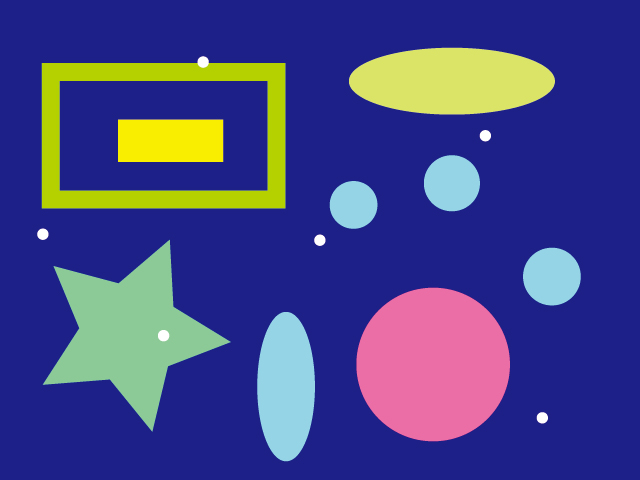
//> input picture imgProc/09/challenge_kadai/sample.jpg, 640 x 480 px
$ ./09_02_rectangle_k23023   (built with g++ and OpenCV 4)
//> lines starting //> are read from the running program, lines starting //| are printed output that depends on the picture; after the words box and inside, x2 and y2 are one past the last pixel; in counts of white or black regions, pixels touching at a corner belong together


#include <iostream>
#include <opencv2/opencv.hpp>

// ファイル
#define FILE_NAME "sample.jpg"
// ウィンドウ名
#define WINDOW_NAME_INPUT "input"

#define WINDOW_NAME_OUTPUT "output"

// 二値化しきい値
#define BIN_TH (100)

int main(int argc, const char *argv[])
{
    // 1. 画像の宣言 (入力画像，グレースケール画像，二値画像，一時的な画像，出力画像)
    cv::Mat src_img, gray_img, bin_img, tmp_img, dst_img;

    // 2. 輪郭の座標リストの宣言 (New!)
    std::vector<std::vector<cv::Point>> contours;

    // 3. 画像の入力 (カラーで入力)
    src_img = cv::imread(FILE_NAME);
//> src_img is the input picture: 480 rows x 640 cols, CV_8UC3; mean B, G, R 135.1, 70.7, 68.8
    if (src_img.empty())
    { // 入力失敗の場合
        fprintf(stderr, "File is not opened.\n");
        return (-1);
    }

    // 4. 入力画像を出力画像にコピー (New!)

    dst_img = src_img.clone();

    // 5. グレースケール化
    cv::cvtColor(src_img, gray_img, cv::COLOR_BGR2GRAY);
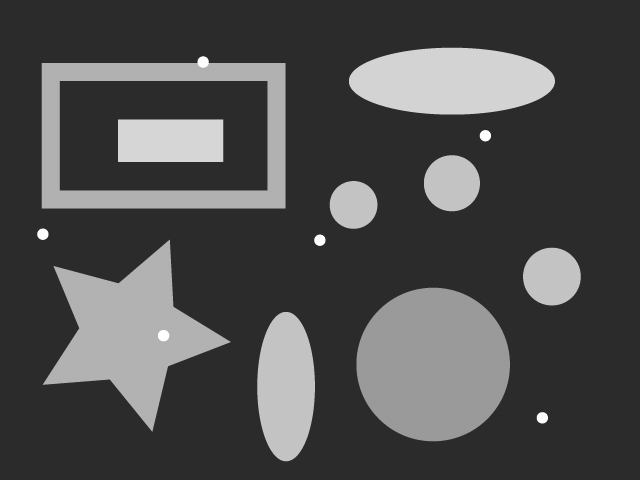
//> gray_img: 480 rows x 640 cols, CV_8UC1; min 41, max 255, mean 77.5

    // 6. 二値化 (固定しきい値で実装．しきい値: 100)

    cv::threshold(gray_img, bin_img, BIN_TH, 255, cv::THRESH_BINARY);
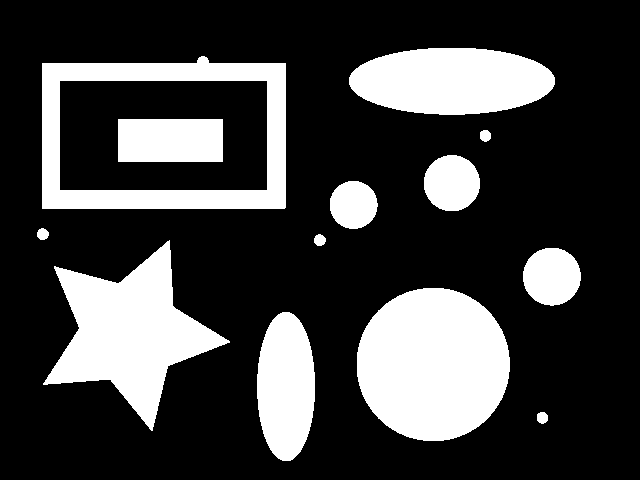
//> bin_img: 480 rows x 640 cols, CV_8UC1; 24.9% white; 13 white regions
    // 二値画像コピー (New!)
    tmp_img = bin_img.clone();
    // 7. 輪郭追跡 (New!)

    cv::findContours(tmp_img, contours, cv::RETR_LIST, cv::CHAIN_APPROX_NONE);
//> contours = 14 contours; largest, box (x1, y1, x2, y2) and area: (42, 56, 286, 209) 35300, (59, 80, 268, 191) 22878, (357, 288, 510, 441) 18299, (43, 240, 230, 431) 14900, (349, 48, 555, 115) 10691

    // 8.1 領域特徴量の取得・表示

    int targetIndex = 0;
    for (int i = 0; i < (int)contours.size(); i++)
    {
        double L = cv::arcLength(contours[i], true);
        double S = cv::contourArea(contours[i]);

        double R = (4 * M_PI) * S / (L * L);

        if(R > 0.64 && R < 0.65) targetIndex = i;
    }
//> this loop made 14 passes
//> (L, S, R) on passes 1 to 12: (35.56, 91.5, 0.909), (356.1, 6662, 0.66), (506.1, 18299, 0.898), (189.3, 2560, 0.897), (702.5, 14900.5, 0.379), (36.38, 94.5, 0.897), (36.38, 94.5, 0.897), (156.4, 1744, 0.896), (183.1, 2408.5, 0.903), (35.56, 91.5, 0.909), (292, 4368, 0.644), (633.7, 22878, 0.716)
    // 8.2 輪郭塗りつぶし描画

    cv::drawContours(dst_img, contours, targetIndex, CV_RGB(255, 0, 255), -1);//index=10
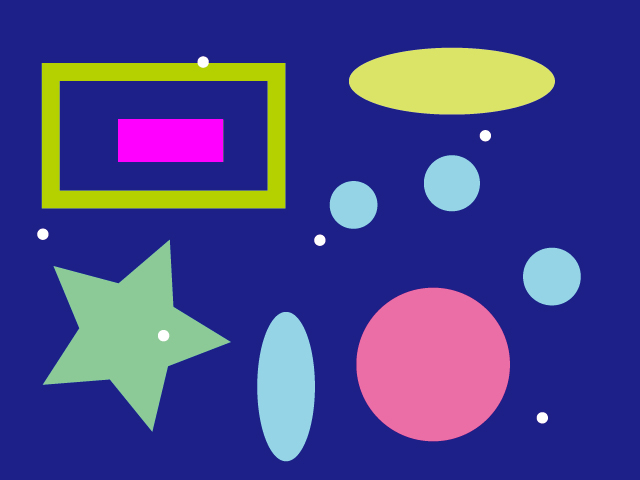
//> dst_img: 480 rows x 640 cols, CV_8UC3; 1.47% of pixels changed, all inside (x1, y1, x2, y2) = (118, 119, 223, 162)

    // 9. 表示
    cv::imshow(WINDOW_NAME_INPUT, src_img);

    cv::imshow(WINDOW_NAME_OUTPUT, dst_img);
    cv::waitKey();

    return 0;
}

$ run again, with imgProc/09/challenge_kadai/09_02_rectangle-2_k23023.jpg copied over imgProc/09/challenge_kadai/sample.jpg
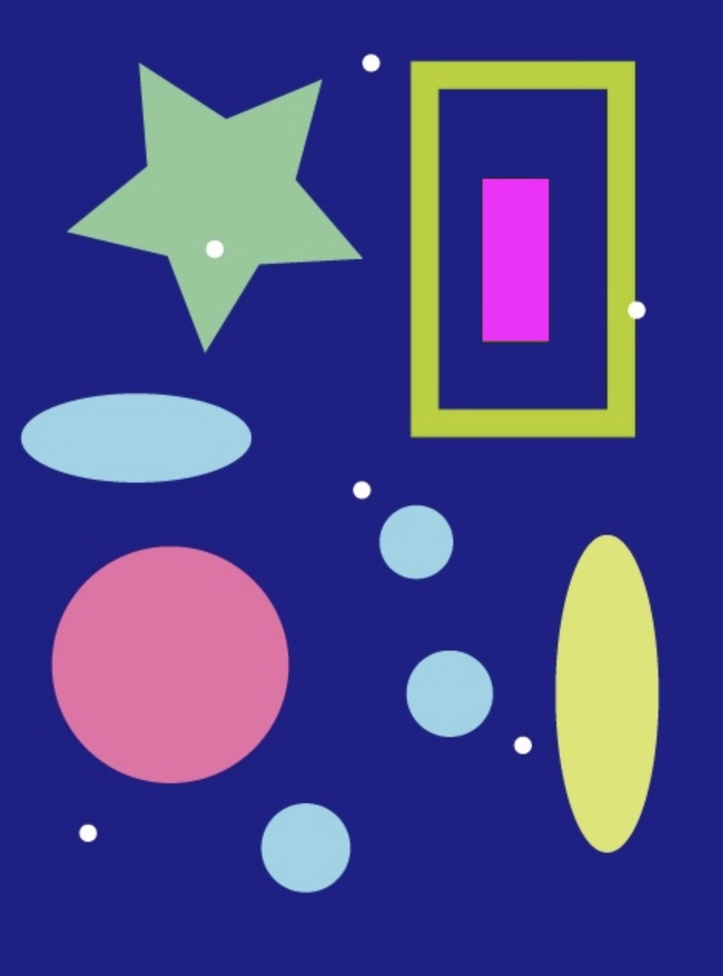
//> input picture imgProc/09/challenge_kadai/09_02_rectangle-2_k23023.jpg, 723 x 976 px, shrunk from 938 x 1266 before the run
//> src_img is the input picture: 976 rows x 723 cols, CV_8UC3; mean B, G, R 138.1, 69.4, 71.4
//> `cv::threshold(gray_img, bin_img, BIN_TH, 255, cv::THRESH_BINARY);`:
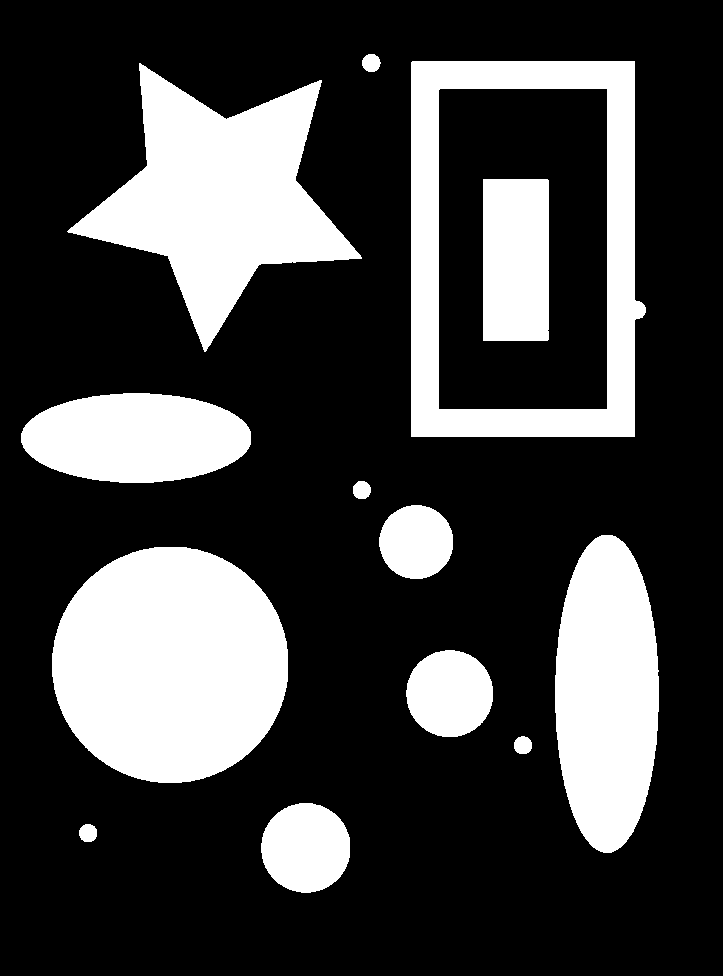
//> bin_img: 976 rows x 723 cols, CV_8UC1; 25.7% white; 13 white regions
//> contours = 14 contours; largest, box (x1, y1, x2, y2) and area: (411, 61, 646, 437) 83787, (438, 88, 608, 410) 54246, (52, 547, 288, 783) 43683, (67, 63, 362, 352) 35763, (555, 535, 659, 853) 25694
//> the loop `for (int i = 0; i < (int)contours.size(); i++)` made 14 passes
//> (L, S, R) on passes 1 to 8: (58.04, 238.5, 0.89), (294.2, 6187, 0.898), (57.46, 238, 0.906), (286.6, 5832, 0.892), (781.8, 43683, 0.898), (740.7, 25694.5, 0.589), (242.8, 4213, 0.898), (57.46, 239, 0.91)
//> `cv::drawContours(dst_img, contours, targetIndex, CV_RGB(255, 0, 255), ..`:
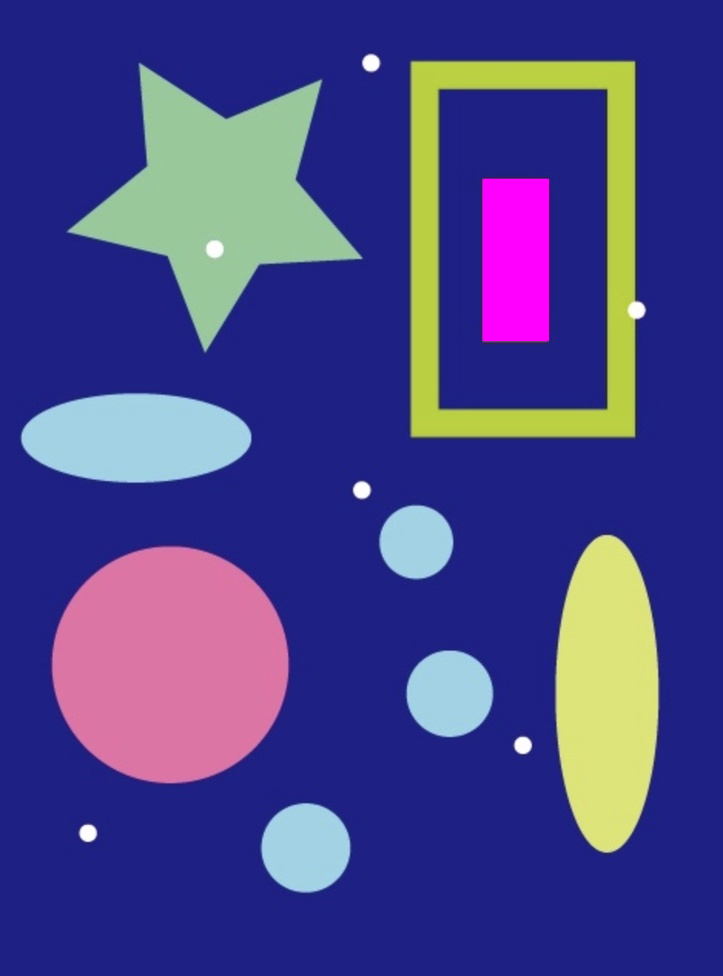
//> dst_img: 976 rows x 723 cols, CV_8UC3; 1.51% of pixels changed, all inside (x1, y1, x2, y2) = (483, 179, 549, 341)
